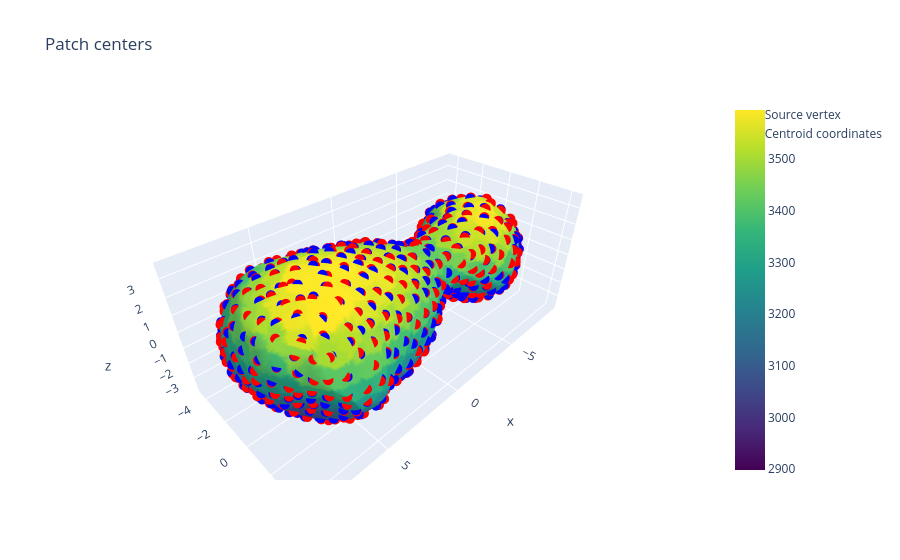

Notebook source saved alongside this figure:
### Code cell
fig = go.Figure(data=[
    go.Mesh3d(
        x=m.v[:,0], y=m.v[:,1], z=m.v[:,2],
        i=m.f[:,0], j=m.f[:,1], k=m.f[:,2],
        intensity=ref_field,
        colorscale='Viridis',
        showscale=True,   # adds colorbar
        name="Surface"
    ),
    go.Scatter3d(
        # x=centroid_coords[:,0], y=centroid_coords[:,1], z=centroid_coords[:,2],
        x=m.v[patch_centers,0], y=m.v[patch_centers,1], z=m.v[patch_centers,2],
        mode='markers',
        marker=dict(size=6, color='red', symbol='circle'),
        name="Source vertex"
    ),
    go.Scatter3d(
        # x=centroid_coords[:,0], y=centroid_coords[:,1], z=centroid_coords[:,2],
        x=centroids[:,0], y=centroids[:,1], z=centroids[:,2],
        mode='markers',
        marker=dict(size=6, color='blue', symbol='circle'),
        name="Centroid coordinates"
    )
])

fig.update_layout(
    scene=dict(aspectmode='data'),
    title="Patch centers"
)

fig.show()

### Figure 1 — Plotly figure (JSON) as saved in the notebook; plotly's stock layout.template omitted (floating-point values rounded to 4 significant figures; data arrays with more than 128 entries replaced by an {"elided": "..."} marker saying what was removed)
{"data": [{"colorscale": [[0, "#440154"], [0.1111, "#482878"], [0.2222, "#3e4989"], [0.3333, "#31688e"], [0.4444, "#26828e"], [0.5556, "#1f9e89"], [0.6667, "#35b779"], [0.7778, "#6ece58"], [0.8889, "#b5de2b"], [1, "#fde725"]], "i": {"elided": "35998 int values"}, "intensity": {"elided": "18001 float values"}, "j": {"elided": "35998 int values"}, "k": {"elided": "35998 int values"}, "name": "Surface", "showscale": true, "type": "mesh3d", "x": {"elided": "18001 float values"}, "y": {"elided": "18001 float values"}, "z": {"elided": "18001 float values"}}, {"marker": {"color": "red", "size": 6, "symbol": "circle"}, "mode": "markers", "name": "Source vertex", "type": "scatter3d", "x": {"elided": "590 float values"}, "y": {"elided": "590 float values"}, "z": {"elided": "590 float values"}}, {"marker": {"color": "blue", "size": 6, "symbol": "circle"}, "mode": "markers", "name": "Centroid coordinates", "type": "scatter3d", "x": {"elided": "590 float values"}, "y": {"elided": "590 float values"}, "z": {"elided": "590 float values"}}], "layout": {"scene": {"aspectmode": "data"}, "title": {"text": "Patch centers"}}}
